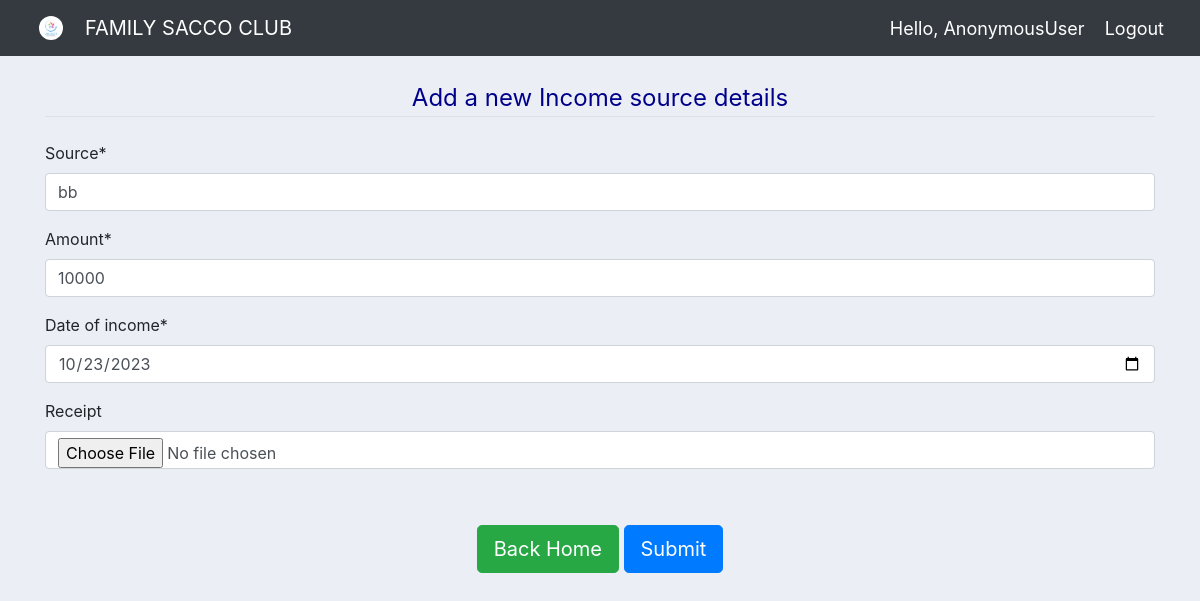
The app's page /update_otherincome/1/ with its own data.
### fam_sacco_app/models.py (models this page shows)
class OtherIncome(models.Model):
    source = models.CharField(max_length=300, null=False)
    amount = models.PositiveIntegerField()
    date_of_income = models.DateTimeField()
    receipt = models.ImageField(upload_to='income/%Y/%m/%d',blank=True)

### fam_sacco_app/views.py (the view)
# urls.py: path('update_otherincome/<int:id>/', views.updateOtherIncome, name='update_otherincome'),
def updateOtherIncome(request, id):
    asset = OtherIncome.objects.get(id=id)
    form = OtherIncomeForm(instance=asset)
    if request.method == "POST":
        form = OtherIncomeForm(request.POST, instance=asset)
        if form.is_valid():
            form.save()
            return redirect('all_otherincome')
    context = {'form': form }
    return render(request, 'members/create_otherincome.html', context)

### fam_sacco_app/forms.py
class OtherIncomeForm(ModelForm):
    date_of_income = forms.DateField(widget=forms.widgets.DateInput(
        attrs={'type': 'date'})
    )
    class Meta:
        model = OtherIncome
        fields = '__all__'

### fam_sacco_app/templates/members/create_otherincome.html (shortened to what this page needs)
{% extends 'members/main.html' %}
{% load crispy_forms_tags %}
{% load static %}
{% block content  %}
    <link rel="stylesheet" href="{% static 'css/main.css' %}">
    <div class="container"  >
    <br>
    <form method="POST"  action="" >
      <fieldset class="form-group">
            <legend class="border-bottom mb-4" style="color: darkblue; text-align: center;">Add a new Income source details</legend>
            {{ form|crispy }}
        </fieldset><br>
      <div class="form-group" id="signup-button" align="center">
            <a class="btn btn-lg btn-success" href="{% url 'home' %}">Back Home</a>
            <button class="btn btn-lg btn-primary">Submit</button>
        </div>
    </form>
{% endblock content %}

### fam_sacco_app/static/css/main.css (style rules this page uses)
body { background-color: #ebeff5; }

### records on screen
OtherIncome: source "bb", amount "10000", date_of_income "10/23/2023"

### other values on screen
{{ request.user }} "AnonymousUser"
